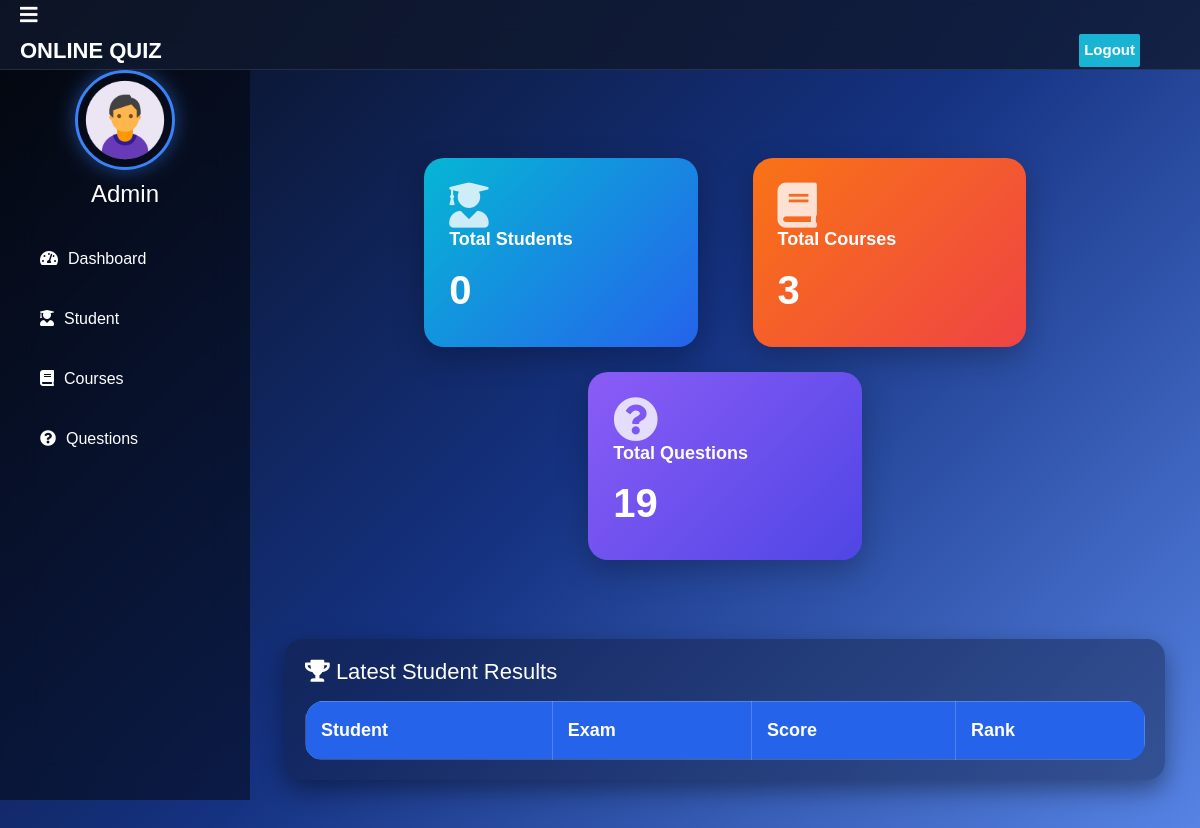
Page /admin-dashboard (signed in) on the earlier database version.
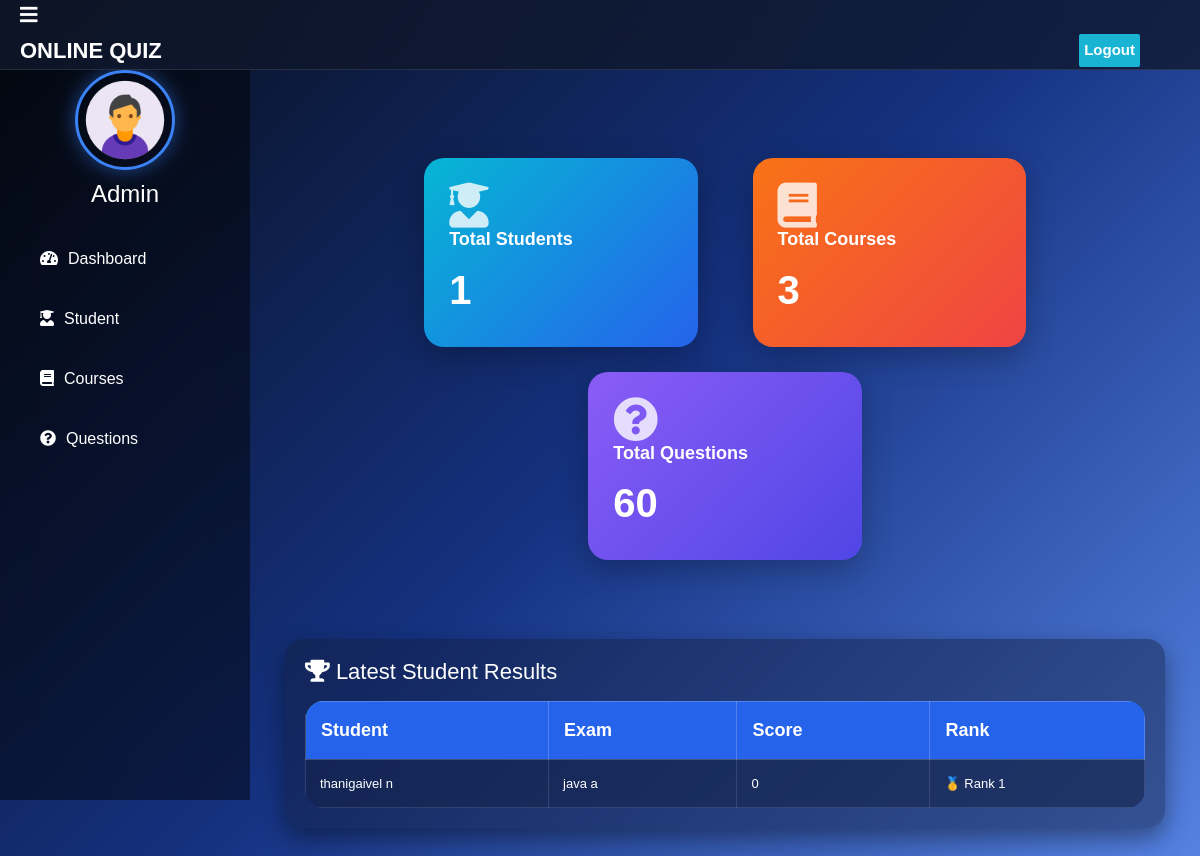
Same page on the later database version.
### quiz/models.py (models this page shows, shortened)
class Result(models.Model):
    student = models.ForeignKey(Student,on_delete=models.CASCADE)
    exam = models.ForeignKey(Course,on_delete=models.CASCADE)
    marks = models.PositiveIntegerField()
    date = models.DateTimeField(auto_now=True)

class Course(models.Model):
   course_name = models.CharField(max_length=50)
   question_number = models.PositiveIntegerField(default=0)
   total_marks = models.PositiveIntegerField(default=0)

### student/models.py (models this page shows, shortened)
class Student(models.Model):
    user=models.OneToOneField(User,on_delete=models.CASCADE)
    profile_pic= models.ImageField(upload_to='profile_pic/Student/',null=True,blank=True,default="")
    address = models.CharField(max_length=40,blank=True,null=True)
    mobile = models.CharField(max_length=20,null=False)
    @property
    def get_name(self):
        return self.user.first_name+" "+self.user.last_name

### quiz/views.py (the view)
# urls.py: path('admin-dashboard', views.admin_dashboard_view, name='admin-dashboard'),
@login_required(login_url='adminlogin')
@user_passes_test(is_admin)
def admin_dashboard_view(request):
    dict = {
        'total_student': SMODEL.Student.objects.all().count(),
        'total_course': Course.objects.all().count(),
        'total_question': Question.objects.all().count(),
       'results': Result.objects.select_related('student', 'exam').order_by('-marks', '-id')[:10],
    }
    return render(request, 'quiz/admin_dashboard.html', context=dict)

### quiz/views.py (called while the page is built)
def is_admin(user):
    return user.is_superuser

### templates/quiz/admin_dashboard.html (shortened to what this page needs)
{% extends 'quiz/adminbase.html' %}
{% load widget_tweaks %}
{% block content %}
<head>
    <link rel="stylesheet" href="https://cdn.jsdelivr.net/npm/bootstrap@4.6.2/dist/css/bootstrap.min.css">
  </head>
<br><br>
<div class="container-fluid ">
     <div class="row justify-content-center">
        <div class="col-md-4">
    <a href="/admin-student">
        <div class="dashboard-card student-card">
            <i class="fas fa-user-graduate"></i>
            <h5>Total Students</h5>
            <h2>{{ total_student }}</h2>
        </div>
    </a>
</div>
<div class="col-md-4">
    <a href="/admin-course">
        <div class="dashboard-card course-card">
            <i class="fas fa-book"></i>
            <h5>Total Courses</h5>
            <h2>{{ total_course }}</h2>
        </div>
    </a>
</div>
<div class="col-md-4">
    <a href="/admin-question">
        <div class="dashboard-card question-card">
            <i class="fas fa-question-circle"></i>
            <h5>Total Questions</h5>
            <h2>{{ total_question }}</h2>
        </div>
    </a>
</div>
<div class="container mt-4">
    <div class="results-card">
    <h3><i class="fas fa-trophy"></i> Latest Student Results</h3>
     <div class="table-responsive">
    <table class="result-table ">
        <thead>
            <tr>
                <th>Student</th>
                <th>Exam</th>
                <th>Score</th>
                <th>Rank</th>
            </tr>
        </thead>
        <tbody>
            {% for r in results %}
            <tr>
                <td>{{ r.student.get_name }}</td>
                <td>{{ r.exam.course_name }}</td>
             <td>{{ r.marks }}</td>
<td>
    {% if forloop.counter == 1 %}
        🥇 Rank 1
    {% elif forloop.counter == 2 %}
        🥈 Rank 2
    {% elif forloop.counter == 3 %}
        🥉 Rank 3
    {% endif %}
</td>
            </tr>
            {% endfor %}
        </tbody>
    </table>
    </div>
    </div>
</div>
    </div>
</div>
{% endblock %}

Differences in the rows shown:
added Result: student.get_name "thanigaivel n", exam.course_name "java a", marks "0"
Other differences:
{{ total_student }}: "0" → "1"
{{ total_question }}: "19" → "60"
